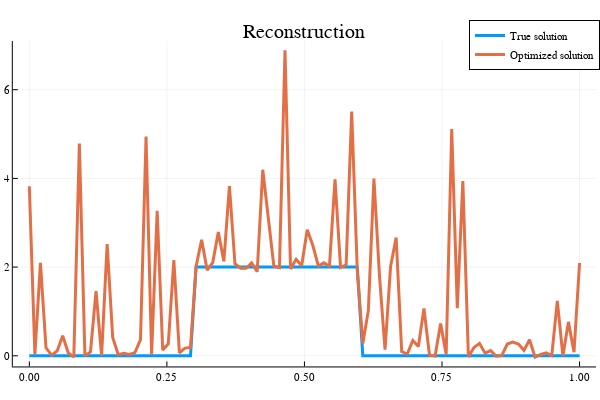

This figure's notebook cell:
### Code cell
#Initialisation
x = 100*ones(n,1);
xbest=x;
i = 0;
fbest =1000000; # $f_{best}^0$
histo_grad_prox =[];# Suite des itérés f_{best}^k 

lambda0=1e-2;
itermax_grad_prox=10;
alpha0=1
beta=0.5;

xp=x;
ap=alpha0;

while i < itermax_grad_prox
    i = i + 1;
    # Insérer votre code
    ap = search_step(ap,xp,y,H,W,beta,lambda0)
    xp = proxh(xp-ap*gradg(xp,y,H,W),ap*lambda0)
    
    if evalf(xp,y,H,W,lambda0) < fbest
        fbest = evalf(xp,y,H,W,lambda0)
        xbest = xp
    end
    
    # Fin insérer code
    
    # Stockage
    append!( histo_grad_prox, fbest)
end
#histo_grad_prox
#Affichage des courbes de convergence
plotly();
iter_grad_prox=1:itermax_grad_prox;
x=[xt,xbest];

p9 = plot(iter_grad_prox,histo_grad_prox,title="Convergence curve",label=["f"],lw=3, ann=[(6,1.5*10^5,"Gradient proximal")])
p10 = plot(px,x,title="Reconstruction",label=["True solution" "Optimized solution"],lw=3)

### Figure 1 — Plotly figure (JSON) as saved in the notebook; plotly's stock layout.template omitted (floating-point values rounded to 4 significant figures)
{"data": [{"colorbar": {"title": ""}, "legendgroup": "True solution", "line": {"color": "rgba(0, 154, 250, 1.000)", "dash": "solid", "shape": "linear", "width": 3}, "mode": "lines", "name": "True solution", "showlegend": true, "type": "scatter", "x": [0, 0.0101, 0.0202, 0.0303, 0.0404, 0.05051, 0.06061, 0.07071, 0.08081, 0.09091, 0.101, 0.1111, 0.1212, 0.1313, 0.1414, 0.1515, 0.1616, 0.1717, 0.1818, 0.1919, 0.202, 0.2121, 0.2222, 0.2323, 0.2424, 0.2525, 0.2626, 0.2727, 0.2828, 0.2929, 0.303, 0.3131, 0.3232, 0.3333, 0.3434, 0.3535, 0.3636, 0.3737, 0.3838, 0.3939, 0.404, 0.4141, 0.4242, 0.4343, 0.4444, 0.4545, 0.4646, 0.4747, 0.4848, 0.4949, 0.5051, 0.5152, 0.5253, 0.5354, 0.5455, 0.5556, 0.5657, 0.5758, 0.5859, 0.596, 0.6061, 0.6162, 0.6263, 0.6364, 0.6465, 0.6566, 0.6667, 0.6768, 0.6869, 0.697, 0.7071, 0.7172, 0.7273, 0.7374, 0.7475, 0.7576, 0.7677, 0.7778, 0.7879, 0.798, 0.8081, 0.8182, 0.8283, 0.8384, 0.8485, 0.8586, 0.8687, 0.8788, 0.8889, 0.899, 0.9091, 0.9192, 0.9293, 0.9394, 0.9495, 0.9596, 0.9697, 0.9798, 0.9899, 1], "xaxis": "x1", "y": [0, 0, 0, 0, 0, 0, 0, 0, 0, 0, 0, 0, 0, 0, 0, 0, 0, 0, 0, 0, 0, 0, 0, 0, 0, 0, 0, 0, 0, 0, 2, 2, 2, 2, 2, 2, 2, 2, 2, 2, 2, 2, 2, 2, 2, 2, 2, 2, 2, 2, 2, 2, 2, 2, 2, 2, 2, 2, 2, 2, 0, 0, 0, 0, 0, 0, 0, 0, 0, 0, 0, 0, 0, 0, 0, 0, 0, 0, 0, 0, 0, 0, 0, 0, 0, 0, 0, 0, 0, 0, 0, 0, 0, 0, 0, 0, 0, 0, 0, 0], "yaxis": "y1", "zmax": null, "zmin": null}, {"colorbar": {"title": ""}, "legendgroup": "Optimized solution", "line": {"color": "rgba(227, 111, 71, 1.000)", "dash": "solid", "shape": "linear", "width": 3}, "mode": "lines", "name": "Optimized solution", "showlegend": true, "type": "scatter", "x": [0, 0.0101, 0.0202, 0.0303, 0.0404, 0.05051, 0.06061, 0.07071, 0.08081, 0.09091, 0.101, 0.1111, 0.1212, 0.1313, 0.1414, 0.1515, 0.1616, 0.1717, 0.1818, 0.1919, 0.202, 0.2121, 0.2222, 0.2323, 0.2424, 0.2525, 0.2626, 0.2727, 0.2828, 0.2929, 0.303, 0.3131, 0.3232, 0.3333, 0.3434, 0.3535, 0.3636, 0.3737, 0.3838, 0.3939, 0.404, 0.4141, 0.4242, 0.4343, 0.4444, 0.4545, 0.4646, 0.4747, 0.4848, 0.4949, 0.5051, 0.5152, 0.5253, 0.5354, 0.5455, 0.5556, 0.5657, 0.5758, 0.5859, 0.596, 0.6061, 0.6162, 0.6263, 0.6364, 0.6465, 0.6566, 0.6667, 0.6768, 0.6869, 0.697, 0.7071, 0.7172, 0.7273, 0.7374, 0.7475, 0.7576, 0.7677, 0.7778, 0.7879, 0.798, 0.8081, 0.8182, 0.8283, 0.8384, 0.8485, 0.8586, 0.8687, 0.8788, 0.8889, 0.899, 0.9091, 0.9192, 0.9293, 0.9394, 0.9495, 0.9596, 0.9697, 0.9798, 0.9899, 1], "xaxis": "x1", "y": [3.822, 0.02862, 2.096, 0.1795, 0.01485, 0.109, 0.4519, 0.06642, -0.02819, 4.785, -0.001281, 0.08665, 1.46, -0.002638, 2.517, 0.4142, 0.02476, 0.05816, 0.02935, 0.072, 0.363, 4.947, 0.0227, 3.269, 0.1288, 0.2699, 2.158, 0.06562, 0.1724, 0.1883, 2.012, 2.617, 1.93, 2.102, 2.788, 2.13, 3.825, 2.077, 1.974, 1.973, 2.093, 1.896, 4.195, 3.124, 2.019, 1.987, 6.89, 1.959, 2.177, 2.03, 2.843, 2.492, 2.025, 2.096, 2.02, 3.98, 1.99, 2.048, 5.506, 1.941, 0.2753, 1.023, 3.996, 1.806, 0.14, 2.015, 2.667, 0.09545, 0.04002, 0.3463, 0.2081, 1.069, 0.01254, -0.007701, 0.7296, 0.02897, 5.115, 1.076, 3.941, -0.02696, 0.1859, 0.2791, 0.05948, 0.1164, -0.01155, 0.002106, 0.2645, 0.3095, 0.2655, 0.1227, 0.3608, -0.03308, 0.03016, 0.06466, 0.006065, 1.237, -0.00429, 0.7643, 0.08222, 2.092], "yaxis": "y1", "zmax": null, "zmin": null}], "layout": {"annotations": [{"font": {"color": "rgba(0, 0, 0, 1.000)", "family": "sans-serif", "size": 20}, "rotation": 0, "showarrow": false, "text": "Reconstruction", "x": 0.5074, "xanchor": "center", "xref": "paper", "y": 1, "yanchor": "top", "yref": "paper"}], "height": 400, "legend": {"bgcolor": "rgba(255, 255, 255, 1.000)", "bordercolor": "rgba(0, 0, 0, 1.000)", "borderwidth": 1, "font": {"color": "rgba(0, 0, 0, 1.000)", "family": "sans-serif", "size": 11}, "tracegroupgap": 0, "traceorder": "normal", "x": 1, "xanchor": "auto", "y": 1, "yanchor": "auto"}, "margin": {"b": 20, "l": 0, "r": 0, "t": 20}, "paper_bgcolor": "rgba(255, 255, 255, 1.000)", "plot_bgcolor": "rgba(255, 255, 255, 1.000)", "showlegend": true, "width": 600, "xaxis": {"anchor": "y1", "domain": [0.02138, 0.9934], "gridcolor": "rgba(0, 0, 0, 0.100)", "gridwidth": 0.5, "linecolor": "rgba(0, 0, 0, 1.000)", "mirror": false, "range": [-0.03, 1.03], "showgrid": true, "showline": true, "showticklabels": true, "tickangle": 0, "tickcolor": "rgb(0, 0, 0)", "tickfont": {"color": "rgba(0, 0, 0, 1.000)", "family": "sans-serif", "size": 11}, "tickmode": "array", "ticks": "inside", "ticktext": ["0.00", "0.25", "0.50", "0.75", "1.00"], "tickvals": [0, 0.25, 0.5, 0.75, 1], "title": "", "titlefont": {"color": "rgba(0, 0, 0, 1.000)", "family": "sans-serif", "size": 15}, "type": "-", "visible": true, "zeroline": false, "zerolinecolor": "rgba(0, 0, 0, 1.000)"}, "yaxis": {"anchor": "x1", "domain": [0.03762, 0.9415], "gridcolor": "rgba(0, 0, 0, 0.100)", "gridwidth": 0.5, "linecolor": "rgba(0, 0, 0, 1.000)", "mirror": false, "range": [-0.2408, 7.098], "showgrid": true, "showline": true, "showticklabels": true, "tickangle": 0, "tickcolor": "rgb(0, 0, 0)", "tickfont": {"color": "rgba(0, 0, 0, 1.000)", "family": "sans-serif", "size": 11}, "tickmode": "array", "ticks": "inside", "ticktext": ["0", "2", "4", "6"], "tickvals": [0, 2, 4, 6], "title": "", "titlefont": {"color": "rgba(0, 0, 0, 1.000)", "family": "sans-serif", "size": 15}, "type": "-", "visible": true, "zeroline": false, "zerolinecolor": "rgba(0, 0, 0, 1.000)"}}}
